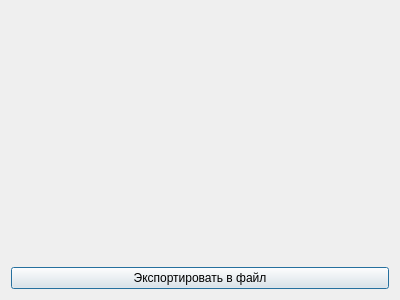
<?xml version="1.0" encoding="UTF-8"?>
<ui version="4.0">
 <class>ExperimentAnalysisDialog</class>
 <widget class="QDialog" name="ExperimentAnalysisDialog">
  <property name="geometry">
   <rect>
    <x>0</x>
    <y>0</y>
    <width>400</width>
    <height>300</height>
   </rect>
  </property>
  <property name="windowTitle">
   <string>Dialog</string>
  </property>
  <layout class="QVBoxLayout" name="verticalLayout_2">
   <item>
    <widget class="InteractableQCustomPlot" name="dynamicsOfFirstComponentPlot" native="true"/>
   </item>
   <item>
    <widget class="InteractableQCustomPlot" name="dynamicsOfSecondComponentPlot" native="true"/>
   </item>
   <item>
    <widget class="QPushButton" name="exportPushButton">
     <property name="text">
      <string>Экспортировать в файл</string>
     </property>
    </widget>
   </item>
  </layout>
 </widget>
 <customwidgets>
  <customwidget>
   <class>InteractableQCustomPlot</class>
   <extends>QWidget</extends>
   <header>interactableqcustomplot.h</header>
   <container>1</container>
  </customwidget>
 </customwidgets>
 <resources/>
 <connections/>
</ui>
